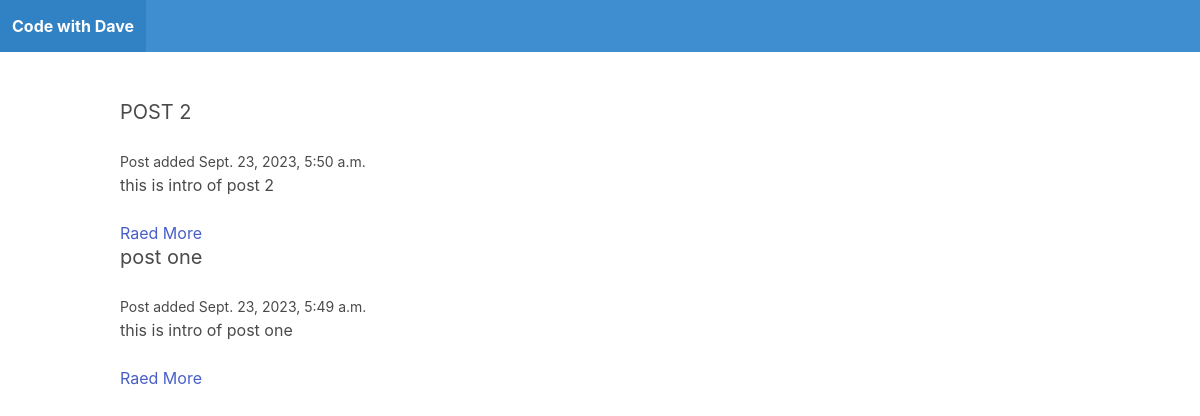
The page / on the database its author committed.
### blog/models.py (models this page shows)
class Post(models.Model):
    title = models.CharField(max_length=255)
    slug = models.SlugField()
    intro = models.TextField()
    body = models.TextField()
    date_added = models.DateTimeField(auto_now_add=True)
    class Meta:
        ordering = ['-date_added']

### blog/views.py (the view)
# urls.py: path('',frontpage,name='frontpage'),
def frontpage(request):
    posts = Post.objects.all()
    return render(request,'blog/frontpage.html',{'posts':posts})

### blog/templates/blog/frontpage.html
{% extends 'blog/base.html' %}
{% block content %}
   {% for post in posts  %}
   <div class="post block">
    <h2 class="subtitle">{{post.title}}</h2>
    <small> Post added {{post.date_added }}</small>
    <p> {{ post.intro }}</p>
   </div>
   <a href="{% url 'post_detail' post.slug  %}">Raed More </a>
   {% endfor %}
{% endblock content %}

### rows shown on the page
Post: title "POST 2", date_added "Sept. 23, 2023, 5:50 a.m.", intro "this is intro of post 2"
Post: title "post one", date_added "Sept. 23, 2023, 5:49 a.m.", intro "this is intro of post one"
